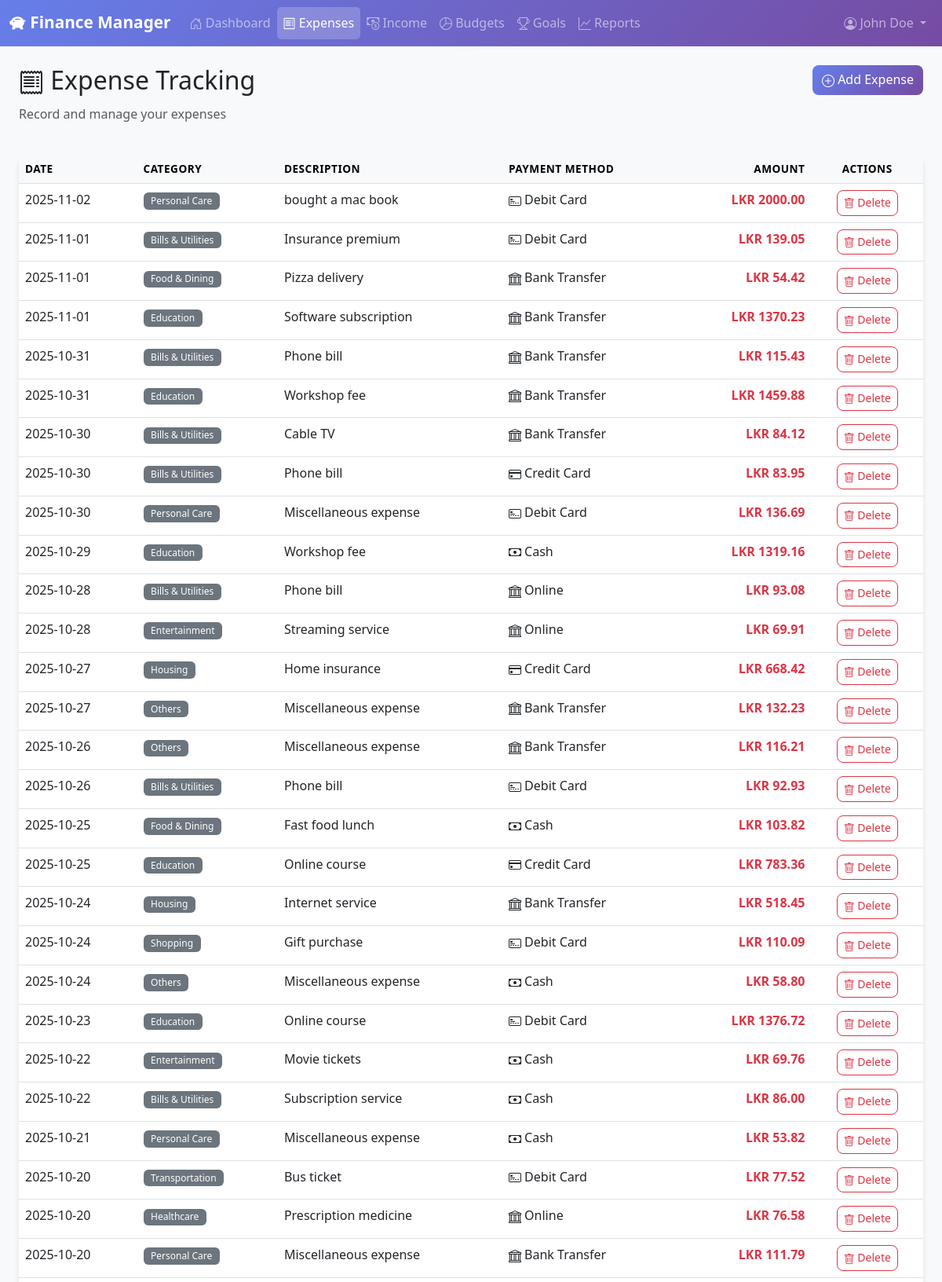
The app's page /expenses (signed in, upper part) with its own data.
### tables this page shows
CREATE TABLE expense (
    expense_id INTEGER PRIMARY KEY AUTOINCREMENT,
    user_id INTEGER NOT NULL,
    category_id INTEGER NOT NULL,
    amount REAL NOT NULL CHECK (amount > 0),
    expense_date TEXT NOT NULL,
    description TEXT,
    payment_method TEXT NOT NULL CHECK (payment_method IN ('Cash', 'Credit Card', 'Debit Card', 'Online', 'Bank Transfer')),
    created_at TEXT NOT NULL DEFAULT (datetime('now')),
    modified_at TEXT NOT NULL DEFAULT (datetime('now')),
    is_synced INTEGER NOT NULL DEFAULT 0 CHECK (is_synced IN (0, 1)),
    sync_timestamp TEXT,
    FOREIGN KEY (user_id) REFERENCES user(user_id) ON DELETE CASCADE,
    FOREIGN KEY (category_id) REFERENCES category(category_id) ON DELETE RESTRICT
);

CREATE TABLE category (
    category_id INTEGER PRIMARY KEY AUTOINCREMENT,
    category_name TEXT NOT NULL UNIQUE,
    category_type TEXT NOT NULL CHECK (category_type IN ('EXPENSE', 'INCOME')),
    description TEXT,
    is_active INTEGER NOT NULL DEFAULT 1 CHECK (is_active IN (0, 1))
);

### webapp/app.py (the view)
@app.route('/expenses')
@login_required
def expenses():
    db = get_sqlite_db()
    user_id = session['user_id']
    expenses_list = db.execute('''
        SELECT e.*, c.category_name
        FROM expense e
        JOIN category c ON e.category_id = c.category_id
        WHERE e.user_id = ?
        ORDER BY e.expense_date DESC, e.created_at DESC
    ''', (user_id,)).fetchall()
    categories = db.execute('''
        SELECT * FROM category
        WHERE category_type = 'EXPENSE' AND is_active = 1
        ORDER BY category_name
    ''').fetchall()
    db.close()
    return render_template('expenses.html',
                         expenses=expenses_list,
                         categories=categories)

### webapp/app.py (called while the page is built)
def get_sqlite_db():
    conn = sqlite3.connect(SQLITE_DB_PATH)
    conn.row_factory = sqlite3.Row
    return conn

def login_required(f):
    @wraps(f)
    def decorated_function(*args, **kwargs):
        if 'user_id' not in session:
            flash('Please log in to access this page.', 'warning')
            return redirect(url_for('login'))
        return f(*args, **kwargs)
    return decorated_function

### webapp/templates/expenses.html (shortened to what this page needs)
{% extends "base.html" %}
{% block content %}
<div class="container-fluid">
    <div class="row mb-4">
        <div class="col">
            <h2><i class="bi bi-receipt"></i> Expense Tracking</h2>
            <p class="text-muted">Record and manage your expenses</p>
        </div>
        <div class="col-auto">
            <button class="btn btn-primary" data-bs-toggle="modal" data-bs-target="#addExpenseModal">
                <i class="bi bi-plus-circle"></i> Add Expense
            </button>
        </div>
    </div>
    <div class="card shadow">
        <div class="card-body p-0">
            {% if expenses %}
            <div class="table-responsive">
                <table class="table table-hover mb-0">
                    <thead class="table-light">
                        <tr>
                            <th>Date</th>
                            <th>Category</th>
                            <th>Description</th>
                            <th>Payment Method</th>
                            <th class="text-end">Amount</th>
                            <th class="text-center">Actions</th>
                        </tr>
                    </thead>
                    <tbody>
                        {% for expense in expenses %}
                        <tr>
                            <td>{{ expense.expense_date }}</td>
                            <td><span class="badge bg-secondary">{{ expense.category_name }}</span></td>
                            <td>{{ expense.description }}</td>
                            <td>
                                {% if expense.payment_method == 'Cash' %}
                                    <i class="bi bi-cash"></i>
                                {% elif expense.payment_method == 'Credit Card' %}
                                    <i class="bi bi-credit-card"></i>
                                {% elif expense.payment_method == 'Debit Card' %}
                                    <i class="bi bi-credit-card-2-front"></i>
                                {% else %}
                                    <i class="bi bi-bank"></i>
                                {% endif %}
                                {{ expense.payment_method }}
                            </td>
                            <td class="text-end text-danger fw-bold"> LKR {{ "%.2f"|format(expense.amount) }}</td>
                            <td class="text-center">
                                <a href="{{ url_for('delete_expense', expense_id=expense.expense_id) }}"
                                   class="btn btn-sm btn-outline-danger"
                                   title="Delete expense"
                                   onclick="return confirm('Are you sure you want to delete this expense?');">
                                    <i class="bi bi-trash"></i> Delete
                                </a>
                            </td>
                        </tr>
                        {% endfor %}
                    </tbody>
                </table>
            </div>
            {% else %}
            <div class="text-center p-5 text-muted">
                <i class="bi bi-inbox"></i>
                <p class="mt-2">No expenses recorded yet. Click "Add Expense" to get started!</p>
            </div>
            {% endif %}
        </div>
    </div>
</div>
{% endblock %}

### webapp/static/css/style.css (style rules this page uses)
:root { --primary-color: #0d6efd; --success-color: #198754; --danger-color: #dc3545; --warning-color: #ffc107; --info-color: #0dcaf0; --dark-color: #212529; --light-bg: #f8f9fa; }
body { background-color: var(--light-bg); font-family: 'Segoe UI', Tahoma, Geneva, Verdana, sans-serif; }
.card { border: none; border-radius: 10px; transition: transform 0.3s ease, box-shadow 0.3s ease; }
.btn { border-radius: 8px; font-weight: 500; transition: all 0.3s ease; }
.btn-primary { background: linear-gradient(135deg, #667eea 0%, #764ba2 100%); border: none; }
.table { border-radius: 10px; }
.table thead { font-weight: 600; text-transform: uppercase; font-size: 0.85rem; letter-spacing: 0.5px; }
.table-hover tbody tr { transition: all 0.3s ease; }
.badge { padding: 0.4em 0.8em; border-radius: 6px; font-weight: 500; }
.bi { vertical-align: middle; }
.card, .alert { animation: fadeIn 0.5s ease; }
.shadow { box-shadow: 0 4px 6px rgba(0, 0, 0, 0.1) !important; }
.mb-4 { margin-bottom: 1.5rem !important; }

### records on screen
expense: expense_date "2025-11-02", category_name "Personal Care", description "bought a mac book", payment_method "Debit Card", amount "2000.00"
expense: expense_date "2025-11-01", category_name "Bills & Utilities", description "Insurance premium", payment_method "Debit Card", amount "139.05"
expense: expense_date "2025-11-01", category_name "Food & Dining", description "Pizza delivery", payment_method "Bank Transfer", amount "54.42"
expense: expense_date "2025-11-01", category_name "Education", description "Software subscription", payment_method "Bank Transfer", amount "1370.23"
expense: expense_date "2025-10-31", category_name "Bills & Utilities", description "Phone bill", payment_method "Bank Transfer", amount "115.43"
expense: expense_date "2025-10-31", category_name "Education", description "Workshop fee", payment_method "Bank Transfer", amount "1459.88"
expense: expense_date "2025-10-30", category_name "Bills & Utilities", description "Cable TV", payment_method "Bank Transfer", amount "84.12"
expense: expense_date "2025-10-30", category_name "Bills & Utilities", description "Phone bill", payment_method "Credit Card", amount "83.95"
expense: expense_date "2025-10-30", category_name "Personal Care", description "Miscellaneous expense", payment_method "Debit Card", amount "136.69"
expense: expense_date "2025-10-29", category_name "Education", description "Workshop fee", payment_method "Cash", amount "1319.16"
expense: expense_date "2025-10-28", category_name "Bills & Utilities", description "Phone bill", payment_method "Online", amount "93.08"
expense: expense_date "2025-10-28", category_name "Entertainment", description "Streaming service", payment_method "Online", amount "69.91"
expense: expense_date "2025-10-27", category_name "Housing", description "Home insurance", payment_method "Credit Card", amount "668.42"
expense: expense_date "2025-10-27", category_name "Others", description "Miscellaneous expense", payment_method "Bank Transfer", amount "132.23"
expense: expense_date "2025-10-26", category_name "Others", description "Miscellaneous expense", payment_method "Bank Transfer", amount "116.21"
expense: expense_date "2025-10-26", category_name "Bills & Utilities", description "Phone bill", payment_method "Debit Card", amount "92.93"
expense: expense_date "2025-10-25", category_name "Food & Dining", description "Fast food lunch", payment_method "Cash", amount "103.82"
expense: expense_date "2025-10-25", category_name "Education", description "Online course", payment_method "Credit Card", amount "783.36"
expense: expense_date "2025-10-24", category_name "Housing", description "Internet service", payment_method "Bank Transfer", amount "518.45"
expense: expense_date "2025-10-24", category_name "Shopping", description "Gift purchase", payment_method "Debit Card", amount "110.09"
expense: expense_date "2025-10-24", category_name "Others", description "Miscellaneous expense", payment_method "Cash", amount "58.80"
expense: expense_date "2025-10-23", category_name "Education", description "Online course", payment_method "Debit Card", amount "1376.72"
expense: expense_date "2025-10-22", category_name "Entertainment", description "Movie tickets", payment_method "Cash", amount "69.76"
expense: expense_date "2025-10-22", category_name "Bills & Utilities", description "Subscription service", payment_method "Cash", amount "86.00"
expense: expense_date "2025-10-21", category_name "Personal Care", description "Miscellaneous expense", payment_method "Cash", amount "53.82"
expense: expense_date "2025-10-20", category_name "Transportation", description "Bus ticket", payment_method "Debit Card", amount "77.52"
expense: expense_date "2025-10-20", category_name "Healthcare", description "Prescription medicine", payment_method "Online", amount "76.58"
expense: expense_date "2025-10-20", category_name "Personal Care", description "Miscellaneous expense", payment_method "Bank Transfer", amount "111.79"

### other values on screen
{{ session.full_name }} "John Doe"
